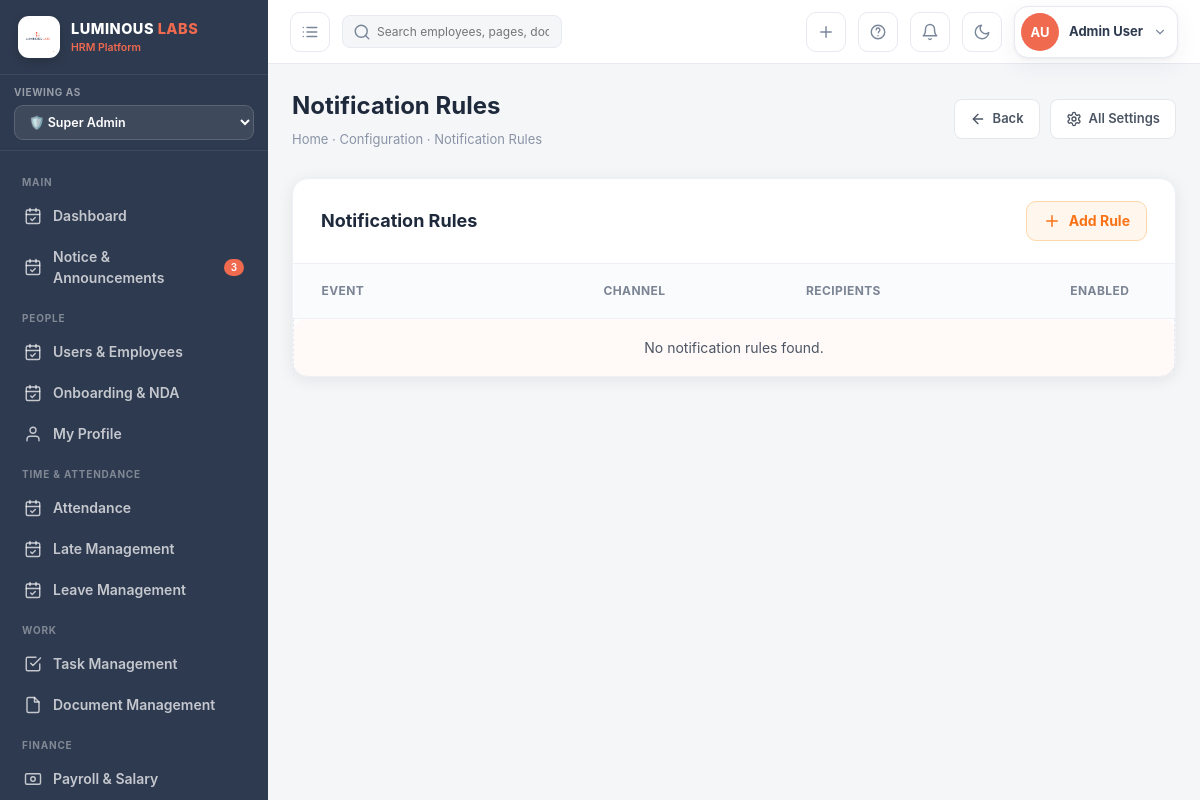
Before: /config/notification-rules/ (signed in) with the older database file.
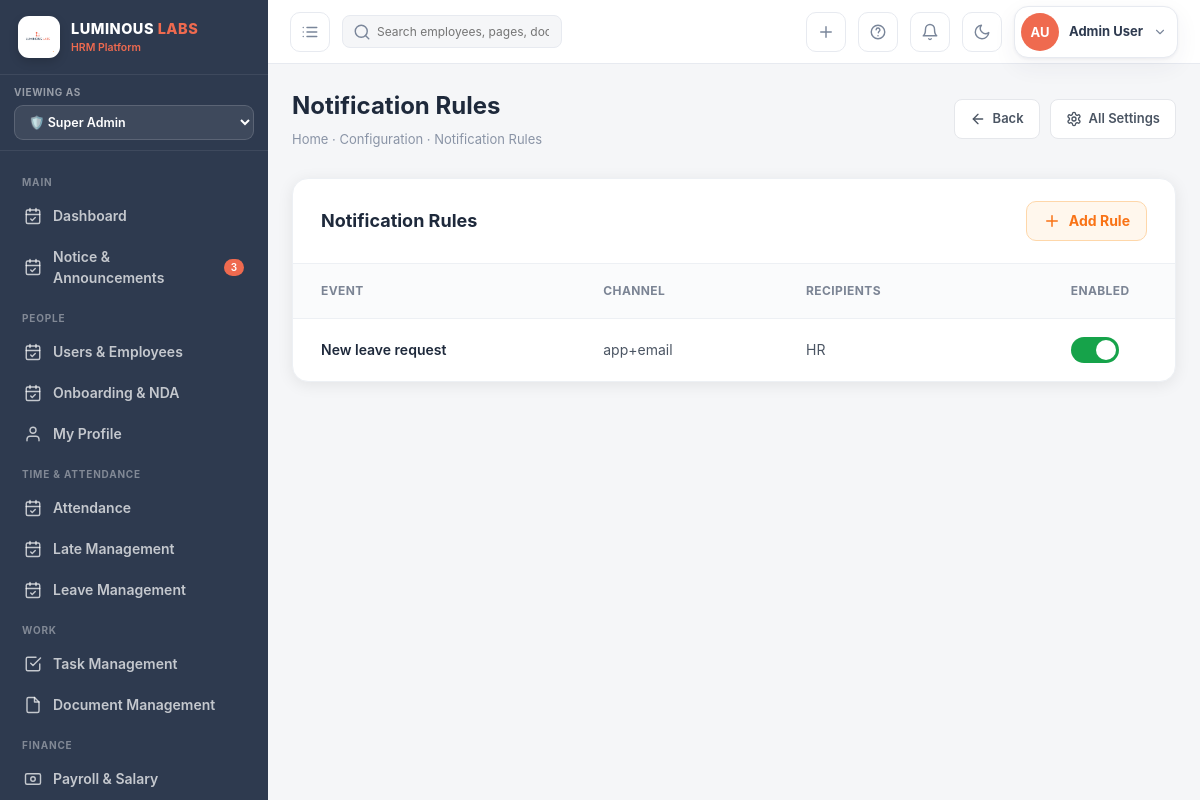
After: the same page with the newer database file.
### hrm_app/models.py (models this page shows, shortened)
class NotificationRule(models.Model):
    event      = models.CharField(max_length=100)
    channels   = models.CharField(max_length=50)   # "In-app + Email"
    recipients = models.CharField(max_length=100)
    is_active  = models.BooleanField(default=True)

### hrm_app/views.py (the view)
# urls.py: path('config/notification-rules/',           views.notification_rules,   name='notification_rules'),
@login_required
def notification_rules(request):
    if not has_permission(request.user, "configuration", "view"):
        messages.error(request, "Permission denied.")
        return redirect("dashboard")
    rules = NotificationRule.objects.all().order_by('event')
    return render(
        request,
        'hrm/notification_rules.html',
        _ctx(
            request,
            rules=rules
        )
    )

### hrm_app/context_processors.py (called while the page is built, shortened)
def role_menu_permissions(request):
    allowed_menus = []
    if request.user.is_authenticated:
        if request.user.role == "super_admin":
          allowed_menus = []
    return {
        "allowed_menus": allowed_menus
    }

### hrm_app/views.py (called while the page is built, shortened)
def has_permission(user, module, action="view"):
    if user.role == Role.SUPER_ADMIN:
        return True

def _ctx(request, **kw):
    view_role = request.GET.get('view_role', request.user.role)
    ctx = {'user': request.user, 'today': date.today(), 'view_role': view_role}
    unread_leaves = LeaveRequest.objects.filter(status='Pending').count()
    ctx['unread_leaves'] = unread_leaves
    if request.user.role == 'super_admin':
        ctx['allowed_menus'] = [key for key, _ in UserPermission.MODULE_CHOICES]
    else:
        ctx['allowed_menus'] = list(UserPermission.objects.filter(
            user=request.user,
            can_view=True
        ).values_list('module', flat=True))
    ctx.update(kw)
    return ctx

### hrm_app/templates/hrm/notification_rules.html (shortened to what this page needs)
{% extends "hrm/base.html" %}
{% block content %}
<div class="notification-page">
    <div class="page-header">
        <div>
            <h1 class="page-title">Notification Rules</h1>
            <div class="breadcrumb">
                Home · Configuration · Notification Rules
            </div>
        </div>
        <div class="header-actions">
            <a href="{% url 'dashboard' %}" class="back-btn">
                <svg width="16" height="16" viewBox="0 0 24 24"
                     fill="none" stroke="currentColor" stroke-width="2"
                     stroke-linecap="round" stroke-linejoin="round">
                    <path d="M19 12H5"></path>
                    <path d="M12 19l-7-7 7-7"></path>
                </svg>
                Back
            </a>
            <a href="{% url 'config' %}" class="settings-btn">
                All Settings
            </a>
        </div>
    </div>
    <div class="table-card">
        <div class="card-header">
            <h2 class="card-title">Notification Rules</h2>
            <button type="button" class="add-rule-btn" onclick="openRuleForm()">
                <svg width="18" height="18" viewBox="0 0 24 24"
                     fill="none" stroke="currentColor" stroke-width="2"
                     stroke-linecap="round" stroke-linejoin="round">
                    <line x1="12" y1="5" x2="12" y2="19"></line>
                    <line x1="5" y1="12" x2="19" y2="12"></line>
                </svg>
                Add Rule
            </button>
        </div>
        <table class="rules-table">
            <thead>
                <tr>
                    <th>Event</th>
                    <th>Channel</th>
                    <th>Recipients</th>
                    <th>Enabled</th>
                </tr>
            </thead>
            <tbody>
                {% for rule in rules %}
                <tr>
                    <td>
                        <span class="event-name">
                            {{ rule.event }}
                        </span>
                    </td>
                    <td>
                        {{ rule.channels }}
                    </td>
                    <td>
                        {{ rule.recipients }}
                    </td>
                    <td>
                        <form method="POST"
                              action="{% url 'notif_rule_toggle' rule.pk %}"
                              style="display: inline;">
                            <label class="toggle-switch">
                                <span class="toggle-slider"></span>
                            </label>
                        </form>
                    </td>
                </tr>
                {% empty %}
                <tr>
                    <td colspan="4" class="empty-state">
                        No notification rules found.
                    </td>
                </tr>
                {% endfor %}
            </tbody>
        </table>
    </div>
</div>
{% endblock %}

Changed rows visible on the page:
added NotificationRule: event "New leave request", channels "app+email", recipients "HR"
Other visible differences:
text no longer shown: "No notification rules found."
